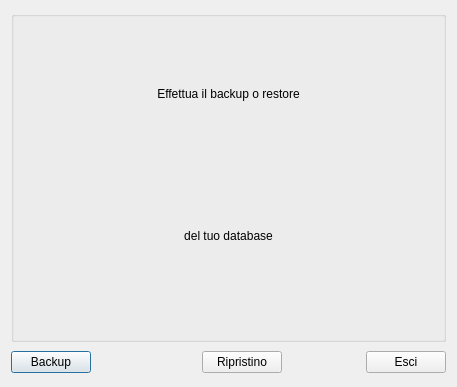
<?xml version="1.0" encoding="UTF-8"?>
<ui version="4.0">
 <class>db_bk_rs</class>
 <widget class="QDialog" name="db_bk_rs">
  <property name="windowModality">
   <enum>Qt::WindowModal</enum>
  </property>
  <property name="geometry">
   <rect>
    <x>0</x>
    <y>0</y>
    <width>457</width>
    <height>387</height>
   </rect>
  </property>
  <property name="sizePolicy">
   <sizepolicy hsizetype="Expanding" vsizetype="Expanding">
    <horstretch>0</horstretch>
    <verstretch>0</verstretch>
   </sizepolicy>
  </property>
  <property name="windowTitle">
   <string>Backup e ripristino database</string>
  </property>
  <property name="windowIcon">
   <iconset resource="../fabaria/fabaria.qrc">
    <normaloff>:/images/svn-commit.png</normaloff>:/images/svn-commit.png</iconset>
  </property>
  <layout class="QGridLayout" name="gridLayout">
   <item row="0" column="0" colspan="5">
    <widget class="QGroupBox" name="groupBox">
     <property name="sizePolicy">
      <sizepolicy hsizetype="Expanding" vsizetype="Expanding">
       <horstretch>0</horstretch>
       <verstretch>0</verstretch>
      </sizepolicy>
     </property>
     <property name="title">
      <string/>
     </property>
     <layout class="QGridLayout" name="gridLayout_2">
      <item row="2" column="1" colspan="3">
       <widget class="QLabel" name="label_3">
        <property name="text">
         <string>del tuo database</string>
        </property>
        <property name="alignment">
         <set>Qt::AlignCenter</set>
        </property>
       </widget>
      </item>
      <item row="1" column="1" colspan="3">
       <widget class="QLabel" name="label_4">
        <property name="text">
         <string>Effettua il backup o restore</string>
        </property>
        <property name="alignment">
         <set>Qt::AlignCenter</set>
        </property>
       </widget>
      </item>
      <item row="2" column="0">
       <spacer name="horizontalSpacer_5">
        <property name="orientation">
         <enum>Qt::Horizontal</enum>
        </property>
        <property name="sizeHint" stdset="0">
         <size>
          <width>40</width>
          <height>20</height>
         </size>
        </property>
       </spacer>
      </item>
      <item row="3" column="0">
       <spacer name="horizontalSpacer_3">
        <property name="orientation">
         <enum>Qt::Horizontal</enum>
        </property>
        <property name="sizeHint" stdset="0">
         <size>
          <width>40</width>
          <height>20</height>
         </size>
        </property>
       </spacer>
      </item>
      <item row="2" column="4">
       <spacer name="horizontalSpacer_6">
        <property name="orientation">
         <enum>Qt::Horizontal</enum>
        </property>
        <property name="sizeHint" stdset="0">
         <size>
          <width>40</width>
          <height>20</height>
         </size>
        </property>
       </spacer>
      </item>
      <item row="3" column="4">
       <spacer name="horizontalSpacer_4">
        <property name="orientation">
         <enum>Qt::Horizontal</enum>
        </property>
        <property name="sizeHint" stdset="0">
         <size>
          <width>40</width>
          <height>20</height>
         </size>
        </property>
       </spacer>
      </item>
      <item row="3" column="2">
       <widget class="QLabel" name="label">
        <property name="sizePolicy">
         <sizepolicy hsizetype="Fixed" vsizetype="Fixed">
          <horstretch>0</horstretch>
          <verstretch>0</verstretch>
         </sizepolicy>
        </property>
        <property name="text">
         <string/>
        </property>
        <property name="pixmap">
         <pixmap resource="../fabaria/fabaria.qrc">:/images/backup_restor.png</pixmap>
        </property>
        <property name="scaledContents">
         <bool>false</bool>
        </property>
       </widget>
      </item>
     </layout>
    </widget>
   </item>
   <item row="1" column="1">
    <spacer name="horizontalSpacer">
     <property name="orientation">
      <enum>Qt::Horizontal</enum>
     </property>
     <property name="sizeHint" stdset="0">
      <size>
       <width>99</width>
       <height>28</height>
      </size>
     </property>
    </spacer>
   </item>
   <item row="1" column="0">
    <widget class="QPushButton" name="bak_but">
     <property name="text">
      <string>Backup</string>
     </property>
     <property name="icon">
      <iconset resource="../fabaria/fabaria.qrc">
       <normaloff>:/images/vcs_add.png</normaloff>:/images/vcs_add.png</iconset>
     </property>
    </widget>
   </item>
   <item row="1" column="3">
    <spacer name="horizontalSpacer_2">
     <property name="orientation">
      <enum>Qt::Horizontal</enum>
     </property>
     <property name="sizeHint" stdset="0">
      <size>
       <width>70</width>
       <height>20</height>
      </size>
     </property>
    </spacer>
   </item>
   <item row="1" column="2">
    <widget class="QPushButton" name="ripr_but">
     <property name="text">
      <string>Ripristino</string>
     </property>
     <property name="icon">
      <iconset resource="../fabaria/fabaria.qrc">
       <normaloff>:/images/svn-commit.png</normaloff>:/images/svn-commit.png</iconset>
     </property>
    </widget>
   </item>
   <item row="1" column="4">
    <widget class="QPushButton" name="chiudi">
     <property name="text">
      <string>Esci</string>
     </property>
     <property name="icon">
      <iconset resource="../fabaria/fabaria.qrc">
       <normaloff>:/images/dialog-close.png</normaloff>:/images/dialog-close.png</iconset>
     </property>
    </widget>
   </item>
  </layout>
 </widget>
 <resources>
  <include location="../fabaria/fabaria.qrc"/>
  <include location="../lylibrary/biblio.qrc"/>
 </resources>
 <connections/>
</ui>
